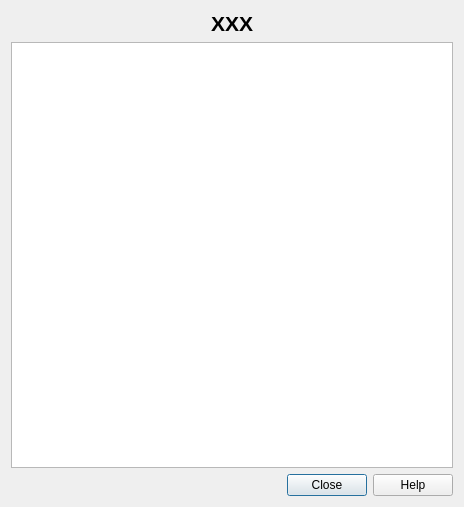
<?xml version="1.0" encoding="UTF-8"?>
<ui version="4.0">
 <class>Dialog</class>
 <widget class="QDialog" name="Dialog">
  <property name="geometry">
   <rect>
    <x>0</x>
    <y>0</y>
    <width>464</width>
    <height>507</height>
   </rect>
  </property>
  <property name="windowTitle">
   <string>XXX</string>
  </property>
  <layout class="QGridLayout" name="gridLayout" columnstretch="0,0">
   <item row="2" column="0" colspan="2">
    <widget class="QDialogButtonBox" name="buttonBox">
     <property name="orientation">
      <enum>Qt::Horizontal</enum>
     </property>
     <property name="standardButtons">
      <set>QDialogButtonBox::Close|QDialogButtonBox::Help</set>
     </property>
    </widget>
   </item>
   <item row="1" column="0" colspan="2">
    <widget class="QTextBrowser" name="textBrowser">
     <property name="readOnly">
      <bool>true</bool>
     </property>
     <property name="html">
      <string>&lt;!DOCTYPE HTML PUBLIC &quot;-//W3C//DTD HTML 4.0//EN&quot; &quot;http://www.w3.org/TR/REC-html40/strict.dtd&quot;&gt;
&lt;html&gt;&lt;head&gt;&lt;meta name=&quot;qrichtext&quot; content=&quot;1&quot; /&gt;&lt;style type=&quot;text/css&quot;&gt;
p, li { white-space: pre-wrap; }
&lt;/style&gt;&lt;/head&gt;&lt;body style=&quot; font-family:'MS Shell Dlg 2'; font-size:8.25pt; font-weight:400; font-style:normal;&quot;&gt;
&lt;p style=&quot;-qt-paragraph-type:empty; margin-top:0px; margin-bottom:0px; margin-left:0px; margin-right:0px; -qt-block-indent:0; text-indent:0px; font-family:'Sans Serif'; font-size:9pt;&quot;&gt;&lt;br /&gt;&lt;/p&gt;&lt;/body&gt;&lt;/html&gt;</string>
     </property>
     <property name="textInteractionFlags">
      <set>Qt::LinksAccessibleByMouse|Qt::TextSelectableByMouse</set>
     </property>
    </widget>
   </item>
   <item row="0" column="0" colspan="2">
    <widget class="QLabel" name="plugin_name">
     <property name="text">
      <string>&lt;!DOCTYPE HTML PUBLIC &quot;-//W3C//DTD HTML 4.0//EN&quot; &quot;http://www.w3.org/TR/REC-html40/strict.dtd&quot;&gt;
&lt;html&gt;&lt;head&gt;&lt;meta name=&quot;qrichtext&quot; content=&quot;1&quot; /&gt;&lt;style type=&quot;text/css&quot;&gt;
p, li { white-space: pre-wrap; }
&lt;/style&gt;&lt;/head&gt;&lt;body style=&quot; font-family:'MS Shell Dlg 2'; font-size:8pt; font-weight:400; font-style:normal;&quot;&gt;
&lt;p align=&quot;center&quot; style=&quot; margin-top:0px; margin-bottom:0px; margin-left:0px; margin-right:0px; -qt-block-indent:0; text-indent:0px;&quot;&gt;&lt;span style=&quot; font-family:'Droid Sans'; font-size:16pt; font-weight:600;&quot;&gt;XXX&lt;/span&gt;&lt;/p&gt;&lt;/body&gt;&lt;/html&gt;</string>
     </property>
     <property name="alignment">
      <set>Qt::AlignCenter</set>
     </property>
    </widget>
   </item>
  </layout>
 </widget>
 <resources/>
 <connections>
  <connection>
   <sender>buttonBox</sender>
   <signal>accepted()</signal>
   <receiver>Dialog</receiver>
   <slot>accept()</slot>
   <hints>
    <hint type="sourcelabel">
     <x>248</x>
     <y>254</y>
    </hint>
    <hint type="destinationlabel">
     <x>157</x>
     <y>274</y>
    </hint>
   </hints>
  </connection>
  <connection>
   <sender>buttonBox</sender>
   <signal>rejected()</signal>
   <receiver>Dialog</receiver>
   <slot>reject()</slot>
   <hints>
    <hint type="sourcelabel">
     <x>316</x>
     <y>260</y>
    </hint>
    <hint type="destinationlabel">
     <x>286</x>
     <y>274</y>
    </hint>
   </hints>
  </connection>
 </connections>
</ui>
